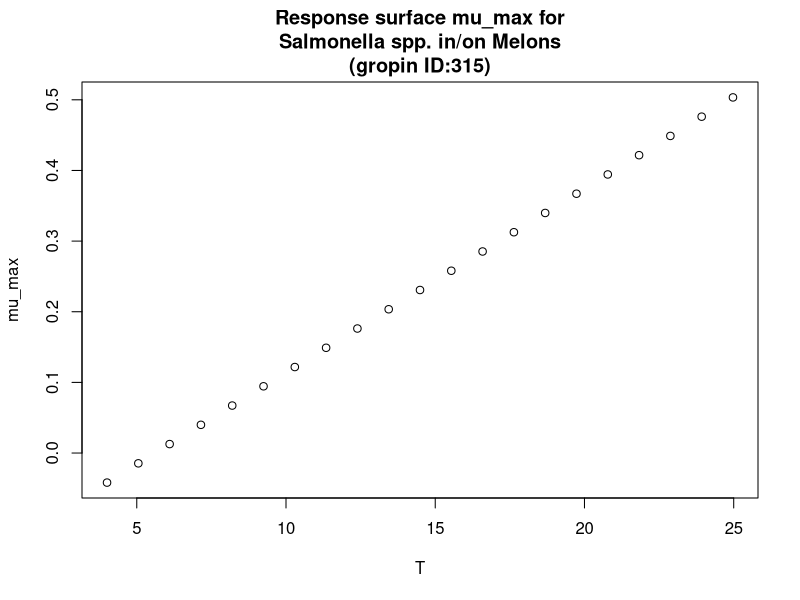

Reproduce this figure in R.
#############################
# start of Parameter script
#############################
T <- seq(4.004,24.975024975025,length.out=21)
#############################
# end of Parameter script
#############################
############################# 
# start of Model script Gropin ID 315 
#############################
 
# constant coefficients for this model
 
variables <- data.frame(T)
argumentsPar <- expand.grid(variables)
 
# heart of the model
response_surface <- function(T) {
   mumax <-0.026*(T-5.613)

return(mumax=mumax)
} 

# output parameters
mumax <- cbind(argumentsPar,response_surface(argumentsPar['T']))
colnames(mumax) <- c(colnames(argumentsPar),'mumax')
#############################
# End of Model script
#############################
############################# 
# start of Visualisation script Gropin ID 315 
#############################
plot(T,mumax$mumax,
                          xlab='T',
                          ylab='mu_max',main='Response surface mu_max for
Salmonella spp. in/on Melons
(gropin ID:315)')
#############################
# End of Visualisation script
#############################
